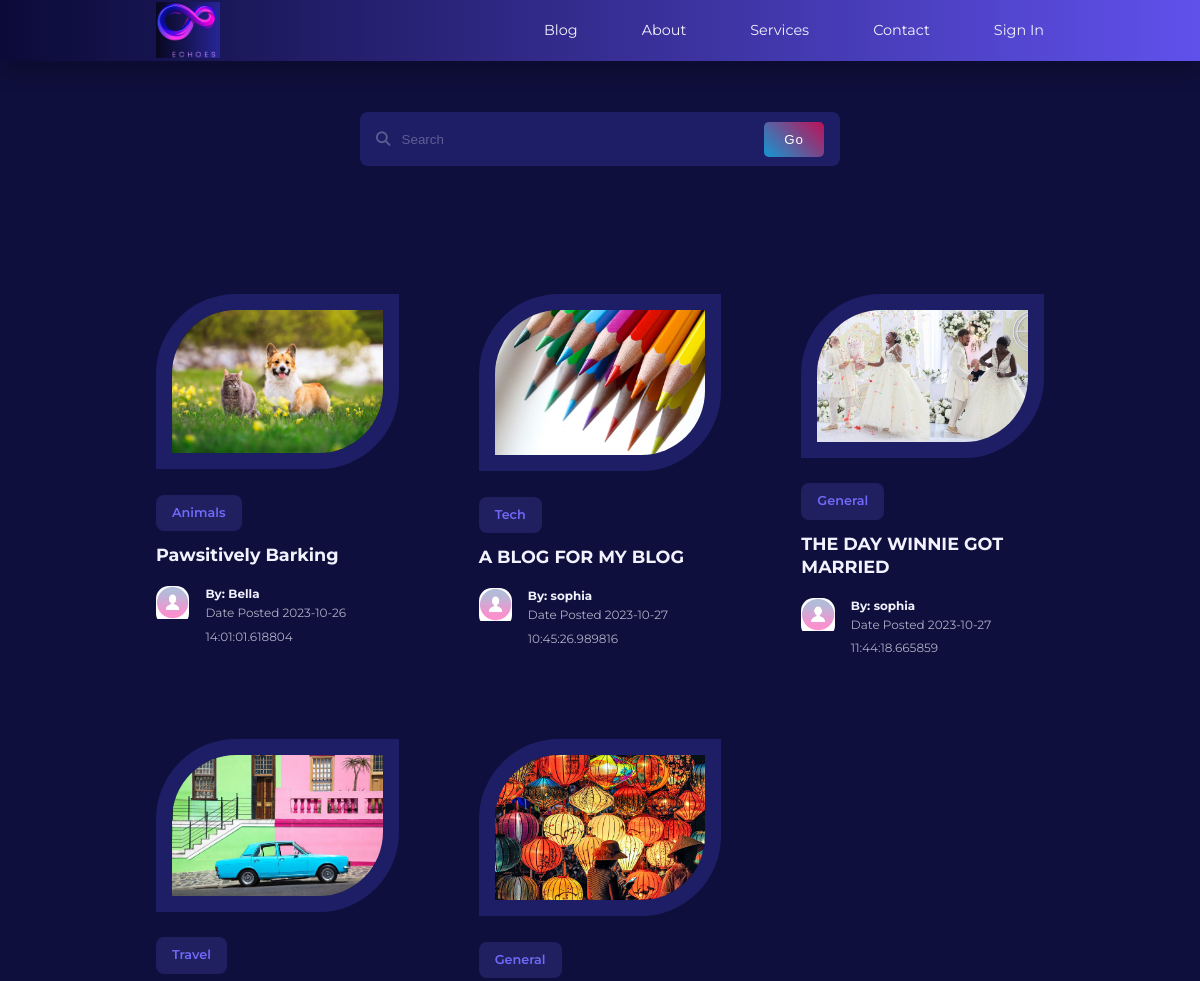
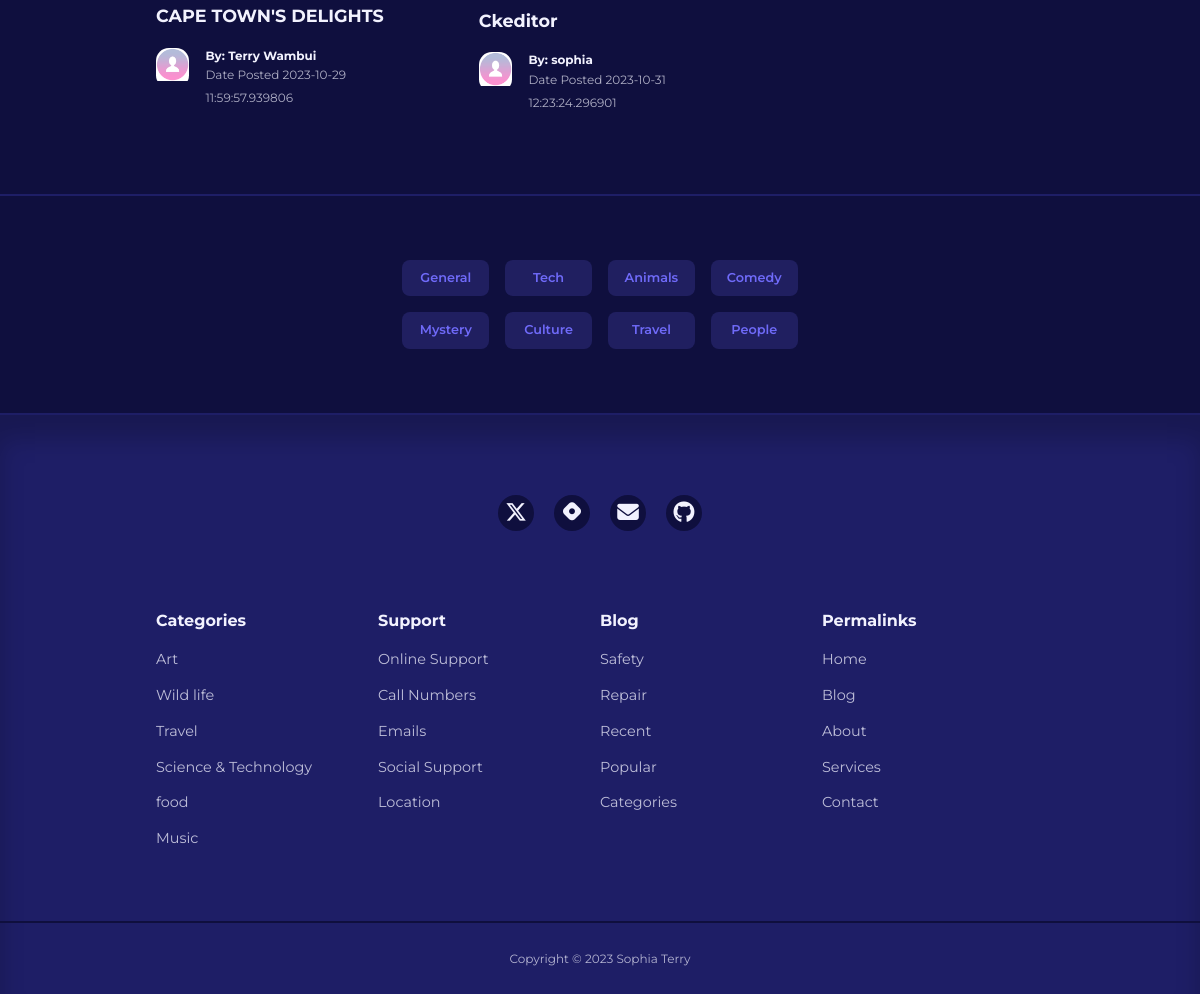
Page /blog on the committed database (2 pictures, top to bottom).
### app/models.py (models this page shows, shortened)
class Post(db.Model):
    id = db.Column(db.Integer, primary_key=True)
    title = db.Column(db.String(120))
    content = db.Column(db.Text)
    image = db.Column(db.String(120), nullable=True)
    timestamp = db.Column(db.DateTime, index=True, default=datetime.utcnow)
    user_id = db.Column(db.Integer, db.ForeignKey('user.id', name='fk_user_id'))
    category_id = db.Column(db.Integer, db.ForeignKey('category.id', name='fk_category_id'))
    category = db.relationship('Category', backref=db.backref('posts', lazy=True))

class Category(db.Model):
    id = db.Column(db.Integer, primary_key=True)
    name = db.Column(db.String(20), unique=True, nullable=False)

class User(UserMixin, db.Model):
    id = db.Column(db.Integer, primary_key=True)
    username = db.Column(db.String(100), index=True, unique=True)
    email = db.Column(db.String(120), index=True, unique=True)
    password_hash = db.Column(db.String(128))
    role = db.Column(db.String(3))
    picture = db.Column(db.String(120), nullable=True)
    posts = db.relationship('Post', backref='author', lazy='dynamic')
    about_me = db.Column(db.String(140))
    last_seen = db.Column(db.DateTime, default=datetime.utcnow)
    followed = db.relationship(
        'User', secondary=followers,
        primaryjoin=(followers.c.follower_id == id),
        secondaryjoin=(followers.c.followed_id == id),
        backref=db.backref('followers', lazy='dynamic'), lazy='dynamic'
    )

### app/routes.py (the view)
@app.route('/blog', methods=['GET', 'POST'])
def blog():
    posts = Post.query.all()
    authors = [post.author for post in posts]
    return render_template('blog.html', posts=posts, authors=authors)

### app/routes.py (called while the page is built)
@app.before_request
def before_request():
    if current_user.is_authenticated:
        current_user.last_seen = datetime.utcnow()
        db.session.commit()

### app/templates/blog.html (shortened to what this page needs)
{% extends "base.html" %}
{% block content %}
 <section class="search__bar">
        <form class="container search__bar-container" action="" method="">
            <div>
                <i class="fa-solid fa-magnifying-glass"></i>
                <input type="search" name="search" id="" placeholder="Search">
            </div>
            <button type="submit" class="btn-gradient">Go</button>
        </form>
    </section>
 <section class="posts">
    <div class="container posts__container">
         {% for post in posts %}
        <article class="post">
            <div class="post__thumbnail">
                {% if post.image %}
                <img src="{{ url_for('static', filename='images/' + post.image) }}" alt="Post Image">
                {% else %}
                <img src="{{ url_for('static', filename='/images/blog18.jpg') }}" alt="Default Image">
                {% endif %}
            </div>
            <div class="post__info">
             <a href="{{ url_for('category', category_name=post.category.name) }}" class="category__button">{{ post.category.name}}</a>
                    <h3 class="post__title"><a href="{{ url_for('single_post', post_id=post.id) }}">{{ post.title }}</a></h3>
                    <div class="post__author">
                        <div class="post__author-avator">
                            {% set author = authors[loop.index0] %}
                            {% if current_user.is_authenticated %}
                            <img src="{{ url_for('static', filename='images/' + author.picture) }}" alt="avatar">
                            {% else %}
                            <img src="{{ url_for('static', filename='/images/default_profile_pc.png') }}" alt="Default Image">
                            {% endif %}
                        </div>
                        <div class="post__author-info">
                            <a href="{{ url_for('profile', username=post.author.username) }}">
                            <h5>By: {{post.author.username }}</h5></a>
                            <small>Date Posted {{ post.timestamp }}</small>
                        </div>
                    </div>
                </div>
        </article>
        {% endfor %}
    </div>
</section>
  <section class="category__buttons">
    <div class="container category__buttons-container">
        <a href="{{ url_for('category', category_name='General') }}" class="category__button">General</a>
        <a href="{{ url_for('category', category_name='Tech') }}" class="category__button">Tech</a>
        <a href="{{ url_for('category', category_name='Animals') }}" class="category__button">Animals</a>
        <a href="{{ url_for('category', category_name='Comedy') }}" class="category__button">Comedy</a>
        <a href="{{ url_for('category', category_name='Mystery') }}" class="category__button">Mystery</a>
        <a href="{{ url_for('category', category_name='Culture') }}" class="category__button">Culture</a>
        <a href="{{ url_for('category', category_name='Travel') }}" class="category__button">Travel</a>
        <a href="{{ url_for('category', category_name='People') }}" class="category__button">People</a>
    </div>
</section>
{%endblock %}

### app/static/styles/styles.css (style rules this page uses)
:root { --color-primary: #6f6af8; --color-primary-light: hsl(242, 91%, 69%, 18%); --color-primary-variant: #5854c7; --color-red: #da0f3f; --color-red-light: hsl(346, 87%, 46%, 15%); --color-green: #00c476; --color-green-light: hsl(156, 100%, 38%, 15%); --color-gray-900: #1e1e66; --color-gray-700: #2d2b7c; --color-gray-300: rgba(242, 242, 254, 0.3); --color-gray-200: rgba(242, 242, 254, 0.7); --color-white: #f2f2fe; --color-bg: #0f0f3e; --transition: all 300ms ease; --container-width-lg: 74%; --container-width-md: 88%; --form-width: 40%; --card-border-radius-1: 0.3rem; --card-border-radius-2: 0.5rem; --card-border-radius-3: 0.8rem; --card-border-radius-4: 2rem; --card-border-radius-5: 5rem; }
* { box-sizing: border-box; margin: 0; padding: 0; outline: 0; border: 0; appearance: 0; list-style: none; text-decoration: none; }
body { font-family: 'Montserrat', sans-serif; line-height: 1.6; color: var(--color-gray-200); overflow-x: hidden; background: var(--color-bg); font-size: 0.9rem; }
.container { width: var(--container-width-lg); max-width: 1800px; margin-inline: auto; }
section { margin-top: 3rem; width: 100vw; }
h1, h2, h3, h4, h5 { color: var(--color-white); line-height: 1.3; }
h3 { font-size: 1.1rem; margin: 0.8rem 0 0.5rem; }
a { color: var(--color-white); transition: var(--transition); }
img { display: block; width: 100%; object-fit: cover; }
.category__button { background: var(--color-primary-light); color: var(--color-primary); display: inline-block; padding: 0.5rem 1rem; border-radius: var(--card-border-radius-2); font-weight: 600; font-size: 0.8rem; text-align: center; }
.post__thumbnail { border-radius: var(--card-border-radius-5) 0; border: 1rem solid var(--color-gray-900); overflow: hidden; margin-bottom: 1.6rem; }
.post__author { display: flex; gap: 1rem; margin-top: 1.2rem; }
.post__author-avator { width: 2.5rem; height: 2.5rem; border-radius: var(--card-border-radius-3); overflow: hidden; }
.posts__container { display: grid; grid-template-columns: repeat(3, 1fr); gap: 5rem; margin-bottom: 5rem; margin-top: 8rem; }
.category__buttons { padding: 4rem 0; border-top: 2px solid var(--color-gray-900); border-bottom: 2px solid var(--color-gray-900); }
.category__buttons-container { width: fit-content; display: grid; grid-template-columns: repeat(4, 1fr); gap: 1rem; }
.search__bar { margin-top: 7rem; }
.search__bar-container { position: relative; width: 30rem; background: var(--color-gray-900); display: flex; flex-direction: row; align-items: center; justify-content: space-between; overflow: hidden; padding: 0.6rem 1rem; border-radius: var(--card-border-radius-2); color: var(--color-gray-300); }
.search__bar-container > div { width: 100%; display: flex; align-items: center; }
.search__bar input { background: transparent; margin-left: 0.7rem; padding: 0.5rem 0; width: 100%; }
.search__bar input::placeholder { color: var(--color-gray-300); }
form { display: flex; flex-direction: column; gap: 1rem; }
input, textarea, select { padding: 0.8rem 1.4rem; background: var(--color-gray-900); border-radius: var(--card-border-radius-2); resize: none; color: var(--color-white); }
.btn-gradient { background: linear-gradient(45deg, #1497d3, #bf1056); color: white; letter-spacing: 1px; border: none; padding: 10px 20px; border-radius: 5px; cursor: pointer; transition: all 1s ease-in; }

### rows in the picture
Post: image (picture), category.name "Animals", title "Pawsitively Barking", author.username "Bella", timestamp "2023-10-26 14:01:01.618804"
Post: image (picture), category.name "Tech", title "A BLOG FOR MY BLOG", author.username "sophia", timestamp "2023-10-27 10:45:26.989816"
Post: image (picture), category.name "General", title "THE DAY WINNIE GOT MARRIED", author.username "sophia", timestamp "2023-10-27 11:44:18.665859"
Post: image (picture), category.name "Travel", title "CAPE TOWN'S DELIGHTS", author.username "Terry Wambui", timestamp "2023-10-29 11:59:57.939806"
Post: image (picture), category.name "General", title "Ckeditor", author.username "sophia", timestamp "2023-10-31 12:23:24.296901"
